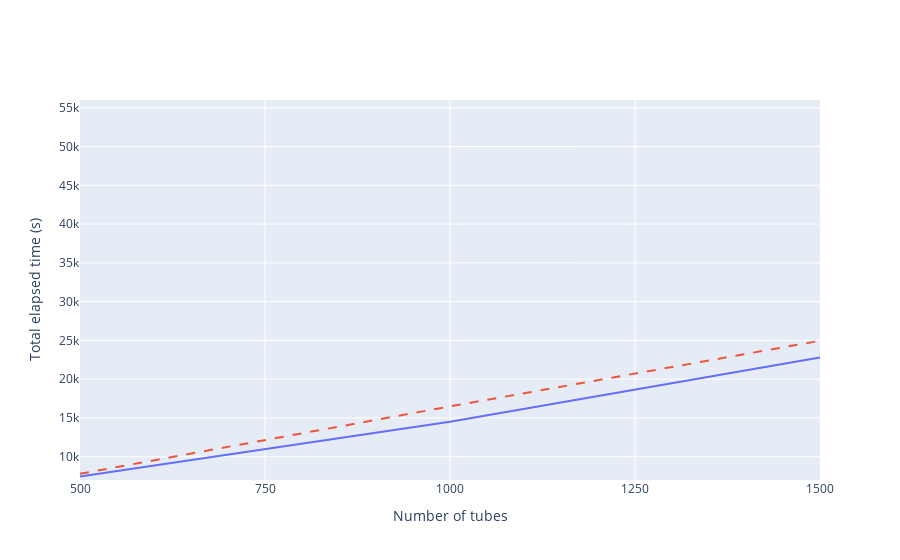

The notebook cell this image was saved under:
### Markdown cell above
### Elapsed time adding one automatic analysis per acquisition

### Code cell
# 3 Orgs net data
threeOrgs = [7463.6009, 14518.7505, 22794.0377]
# 5 Orgs net data
fiveOrgs = [7797.8850, 16492.8621, 24951.5748]

totalAutoAnalysis("250 KB", threeOrgs, fiveOrgs)

### Figure 1 — Plotly figure (JSON) as saved in the notebook; plotly's stock layout.template omitted (floating-point values rounded to 4 significant figures)
{"data": [{"mode": "lines", "name": "3 Orgs net", "type": "scatter", "x": [500, 1000, 1500], "y": [7464.0, 14520.0, 22790.0]}, {"line": {"dash": "dash"}, "mode": "lines", "name": "5 Orgs net", "type": "scatter", "x": [500, 1000, 1500], "y": [7798.0, 16490.0, 24950.0]}], "layout": {"barmode": "group", "showlegend": false, "xaxis": {"dtick": 250, "range": [500, 1500], "tick0": 500, "title": {"text": "Number of tubes"}}, "yaxis": {"range": [7000, 56000], "title": {"text": "Total elapsed time (s)"}}}}
